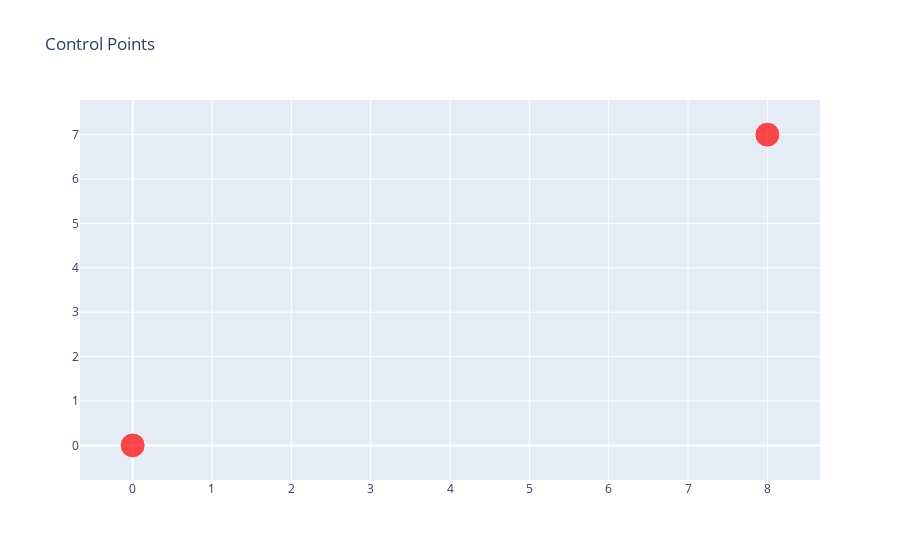

Notebook source saved alongside this figure:
### Code cell
fig = go.Figure()

fig.add_trace(go.Scatter(
    x=control_points[:, 0], 
    y=control_points[:, 1], 
    mode="markers", 
    marker=dict(size=[25, 25],
                color="red")
))

fig.update_layout(title="Control Points")
fig.show()

### Figure 1 — Plotly figure (JSON) as saved in the notebook; plotly's stock layout.template omitted (floating-point values rounded to 4 significant figures)
{"data": [{"marker": {"color": "red", "size": [25, 25]}, "mode": "markers", "type": "scatter", "x": [0, 8], "y": [0, 7]}], "layout": {"title": {"text": "Control Points"}}}
